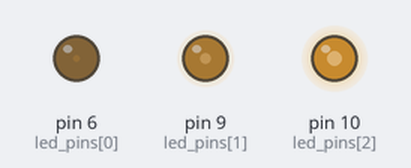
A sketch run on a simulated Arduino Uno, built with avr-gcc and run on an emulated ATmega328P. On the bench: output pins drawn as LEDs (lit = HIGH).

Above: at 0.05 s.
At 0.9 s:
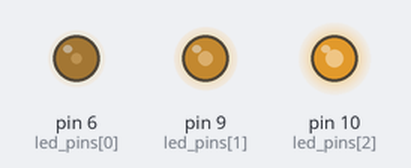
At 1.75 s:
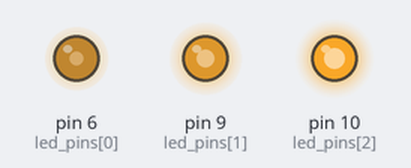
At 3.5 s:
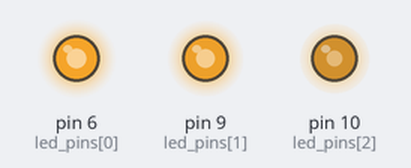
At 5.25 s:
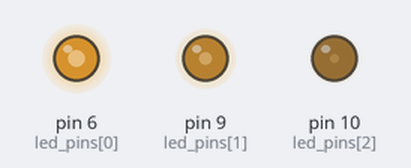
At 7.0 s:
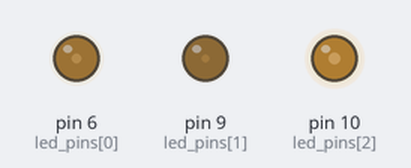
Timing chart, 0 to 10.0 s (numbered marks = the images above):
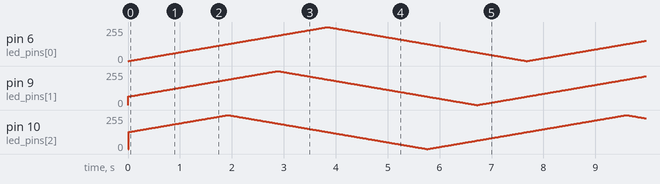

The sketch:

chapter2_2.ino
```cpp
/*
  chapter 2-2
  */
#define LED_COUNT 3
#define FADE_TIME 5


int led_pins[] = {6,9,10};
int led_pwm[] = {0, 64, 128};
int led_inc[] = {1, 1, 1};

void setup() {
  int i;

  for (i=0; i < LED_COUNT; i++) {
    pinMode(led_pins[i], OUTPUT);
  }
}

void loop() {
  int i;

  for (i=0; i < LED_COUNT; i++) {
    analogWrite(led_pins[i], led_pwm[i]);
    led_pwm[i] += led_inc[i];
    if (led_pwm[i] == 255 || led_pwm[i] == 0) {
      led_inc[i] *= -1;
    }
    delay(FADE_TIME);
  }
}
```
